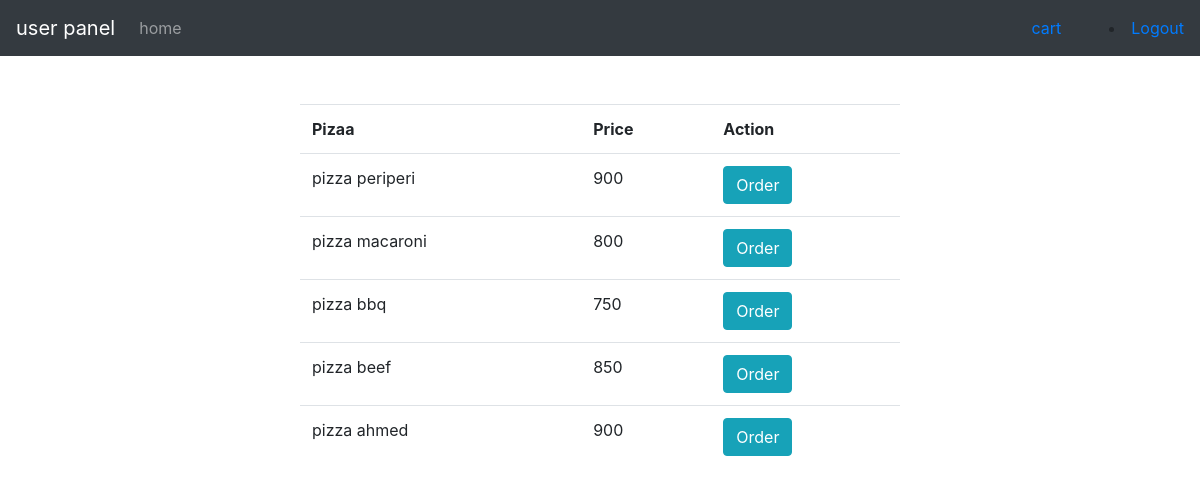
/dashboard/dashboard.php, run on the app's committed database.
### tables this page shows
CREATE TABLE `menu` (
  `id` int(255) NOT NULL,
  `foodname` varchar(255) NOT NULL,
  `price` int(20) NOT NULL
);

### dashboard/dashboard.php (the view, shortened to what this page needs)
<?php
include '../helpers/dbconfig.php';
?>
<!DOCTYPE html>
<html>
<head>
 <link rel="stylesheet" href="../css/bootstrap.min.css">
 <link rel="stylesheet" type="text/css" href="bootstrap4/css/bootstrap.min.css">
</head>
<body>
  <?php
include 'navbar.php';
  ?>
<center>
<table class="table" style="margin-top: 2%; width: 50%">
  <tr>
      <th>Pizaa</th>
      <th>Price</th>
      <th>Action</th>
  </tr>
<?php
      $sql=$db->query("SELECT * FROM menu");
?>
<?php while ($item = mysqli_fetch_assoc($sql)): ?>
<tr>
      <td><?= $item['foodname'] ?></td>
      <td><?= $item['price'] ?></td>
      <?php
  $usertype = $user_info['type'];
    if ($usertype== "admin") {
?>
      <td><button class="btn btn-info"> <a href="delete.php?info=<?= $item['id'] ?>" style="color: white; text-decoration: none"> Delete</button> </a></td>
<?php }
else { ?>
    <td><button class="btn btn-info"> <a href="orders_quantity.php?info=<?= $item['id'] ?>" style="color: white;text-decoration: none"> Order</button> </a></td>
 <?php } ?>
</tr>
<?php endwhile; ?>
</table>
</center>
</body>
</html>

### data on the page
menu: foodname "pizza periperi", price "900"
menu: foodname "pizza macaroni", price "800"
menu: foodname "pizza bbq", price "750"
menu: foodname "pizza beef", price "850"
menu: foodname "pizza ahmed", price "900"
